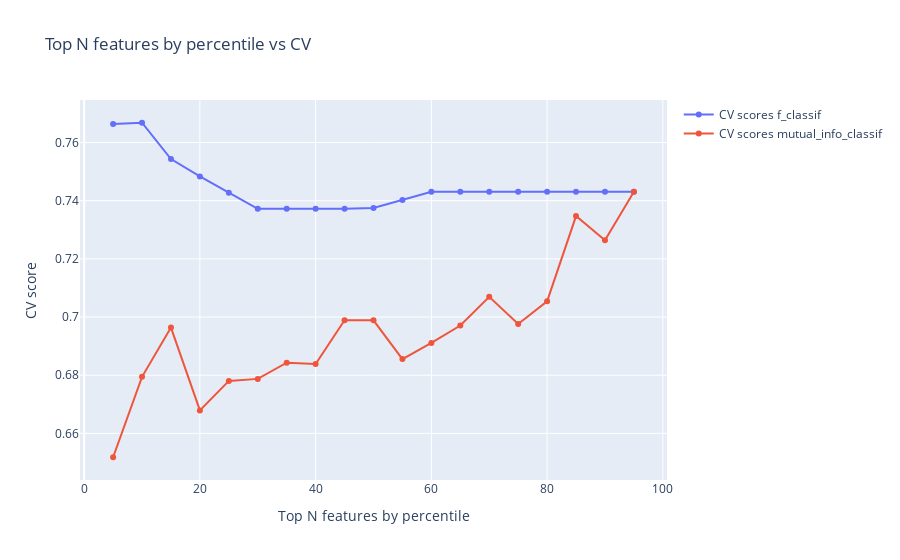

The code cell stored with this chart in its notebook:
### Code cell
data = [go.Scatter(
        x = list(range(5, 100, 5)),
        y = scores_dict['f_classif'],
        name = 'CV scores f_classif'
    ), go.Scatter(
        x = list(range(5, 100, 5)),
        y = scores_dict['mutual_info_classif'],
        name = 'CV scores mutual_info_classif')]
layout = go.Layout(dict(title = "Top N features by percentile vs CV",
                  xaxis = dict(title = 'Top N features by percentile'),
                  yaxis = dict(title = 'CV score'),
                  ))
py.iplot(dict(data=data, layout=layout), filename='basic-line')

### Figure 1 — Plotly figure (JSON) as saved in the notebook; plotly's stock layout.template omitted (floating-point values rounded to 4 significant figures)
{"data": [{"name": "CV scores f_classif", "type": "scatter", "x": [5, 10, 15, 20, 25, 30, 35, 40, 45, 50, 55, 60, 65, 70, 75, 80, 85, 90, 95], "y": [0.7664, 0.7668, 0.7543, 0.7483, 0.7428, 0.7372, 0.7372, 0.7372, 0.7372, 0.7375, 0.7403, 0.7431, 0.7431, 0.7431, 0.7431, 0.7431, 0.7431, 0.7431, 0.7431]}, {"name": "CV scores mutual_info_classif", "type": "scatter", "x": [5, 10, 15, 20, 25, 30, 35, 40, 45, 50, 55, 60, 65, 70, 75, 80, 85, 90, 95], "y": [0.6518, 0.6794, 0.6964, 0.6679, 0.6781, 0.6787, 0.6843, 0.6839, 0.6989, 0.6989, 0.6856, 0.6911, 0.6971, 0.7069, 0.6976, 0.7054, 0.7347, 0.7264, 0.7431]}], "layout": {"title": {"text": "Top N features by percentile vs CV"}, "xaxis": {"title": {"text": "Top N features by percentile"}}, "yaxis": {"title": {"text": "CV score"}}}}
